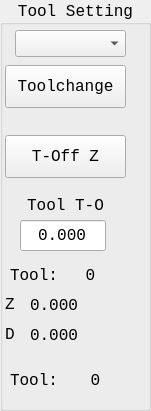
     <widget class="QGroupBox" name="groupBox_12">
      <property name="geometry">
       <rect>
        <x>320</x>
        <y>280</y>
        <width>151</width>
        <height>411</height>
       </rect>
      </property>
      <property name="font">
       <font>
        <family>Monospace</family>
        <pointsize>12</pointsize>
       </font>
      </property>
      <property name="title">
       <string>Tool Setting</string>
      </property>
      <property name="alignment">
       <set>Qt::AlignCenter</set>
      </property>
      <widget class="QComboBox" name="tool_change_cb">
       <property name="geometry">
        <rect>
         <x>15</x>
         <y>30</y>
         <width>111</width>
         <height>27</height>
        </rect>
       </property>
       <property name="font">
        <font>
         <family>Monospace</family>
         <pointsize>12</pointsize>
        </font>
       </property>
       <property name="maxCount">
        <number>255</number>
       </property>
      </widget>
      <widget class="QPushButton" name="tool_change_pb">
       <property name="geometry">
        <rect>
         <x>5</x>
         <y>65</y>
         <width>121</width>
         <height>43</height>
        </rect>
       </property>
       <property name="font">
        <font>
         <family>Monospace</family>
         <pointsize>12</pointsize>
        </font>
       </property>
       <property name="toolTip">
        <string/>
       </property>
       <property name="toolTipDuration">
        <number>-1</number>
       </property>
       <property name="text">
        <string>Toolchange</string>
       </property>
      </widget>
      <widget class="QLabel" name="label_15">
       <property name="geometry">
        <rect>
         <x>1</x>
         <y>265</y>
         <width>61</width>
         <height>21</height>
        </rect>
       </property>
       <property name="baseSize">
        <size>
         <width>0</width>
         <height>0</height>
        </size>
       </property>
       <property name="font">
        <font>
         <family>Monospace</family>
         <pointsize>12</pointsize>
         <weight>50</weight>
         <italic>false</italic>
         <bold>false</bold>
        </font>
       </property>
       <property name="text">
        <string>Tool:</string>
       </property>
       <property name="alignment">
        <set>Qt::AlignRight|Qt::AlignTrailing|Qt::AlignVCenter</set>
       </property>
       <property name="indent">
        <number>4</number>
       </property>
      </widget>
      <widget class="QLabel" name="tool_diameter_lb">
       <property name="geometry">
        <rect>
         <x>30</x>
         <y>325</y>
         <width>91</width>
         <height>20</height>
        </rect>
       </property>
       <property name="font">
        <font>
         <family>Monospace</family>
         <pointsize>12</pointsize>
         <weight>50</weight>
         <italic>false</italic>
         <bold>false</bold>
        </font>
       </property>
       <property name="frameShape">
        <enum>QFrame::NoFrame</enum>
       </property>
       <property name="text">
        <string>0.000</string>
       </property>
       <property name="alignment">
        <set>Qt::AlignLeading|Qt::AlignLeft|Qt::AlignVCenter</set>
       </property>
      </widget>
      <widget class="QPushButton" name="tool_touchoff_z">
       <property name="geometry">
        <rect>
         <x>5</x>
         <y>135</y>
         <width>121</width>
         <height>43</height>
        </rect>
       </property>
       <property name="font">
        <font>
         <family>Monospace</family>
         <pointsize>12</pointsize>
        </font>
       </property>
       <property name="text">
        <string>T-Off Z</string>
       </property>
      </widget>
      <widget class="QLabel" name="label_29">
       <property name="geometry">
        <rect>
         <x>5</x>
         <y>325</y>
         <width>21</width>
         <height>19</height>
        </rect>
       </property>
       <property name="font">
        <font>
         <family>Monospace</family>
         <pointsize>12</pointsize>
         <weight>50</weight>
         <italic>false</italic>
         <bold>false</bold>
        </font>
       </property>
       <property name="text">
        <string>D</string>
       </property>
      </widget>
      <widget class="QLabel" name="tool_zoffset_lb">
       <property name="geometry">
        <rect>
         <x>30</x>
         <y>295</y>
         <width>91</width>
         <height>20</height>
        </rect>
       </property>
       <property name="font">
        <font>
         <family>Monospace</family>
         <pointsize>12</pointsize>
         <weight>50</weight>
         <italic>false</italic>
         <bold>false</bold>
        </font>
       </property>
       <property name="frameShape">
        <enum>QFrame::NoFrame</enum>
       </property>
       <property name="text">
        <string>0.000</string>
       </property>
       <property name="alignment">
        <set>Qt::AlignLeading|Qt::AlignLeft|Qt::AlignVCenter</set>
       </property>
      </widget>
      <widget class="QLabel" name="tool_id_lb">
       <property name="geometry">
        <rect>
         <x>60</x>
         <y>265</y>
         <width>61</width>
         <height>21</height>
        </rect>
       </property>
       <property name="font">
        <font>
         <family>Monospace</family>
         <pointsize>12</pointsize>
         <weight>50</weight>
         <italic>false</italic>
         <bold>false</bold>
        </font>
       </property>
       <property name="frameShape">
        <enum>QFrame::NoFrame</enum>
       </property>
       <property name="text">
        <string>0</string>
       </property>
       <property name="alignment">
        <set>Qt::AlignCenter</set>
       </property>
      </widget>
      <widget class="QLabel" name="label_27">
       <property name="geometry">
        <rect>
         <x>5</x>
         <y>295</y>
         <width>21</width>
         <height>19</height>
        </rect>
       </property>
       <property name="font">
        <font>
         <family>Monospace</family>
         <pointsize>12</pointsize>
         <weight>50</weight>
         <italic>false</italic>
         <bold>false</bold>
        </font>
       </property>
       <property name="text">
        <string>Z</string>
       </property>
      </widget>
      <widget class="QLabel" name="label_40">
       <property name="geometry">
        <rect>
         <x>10</x>
         <y>195</y>
         <width>111</width>
         <height>20</height>
        </rect>
       </property>
       <property name="font">
        <font>
         <family>Monospace</family>
         <pointsize>12</pointsize>
         <weight>50</weight>
         <italic>false</italic>
         <bold>false</bold>
        </font>
       </property>
       <property name="text">
        <string>Tool T-O</string>
       </property>
       <property name="alignment">
        <set>Qt::AlignCenter</set>
       </property>
      </widget>
      <widget class="QLineEdit" name="tool_touchoff_le">
       <property name="geometry">
        <rect>
         <x>20</x>
         <y>220</y>
         <width>86</width>
         <height>31</height>
        </rect>
       </property>
       <property name="font">
        <font>
         <family>Monospace</family>
         <pointsize>12</pointsize>
        </font>
       </property>
       <property name="text">
        <string>0.000</string>
       </property>
       <property name="alignment">
        <set>Qt::AlignCenter</set>
       </property>
       <property name="input" stdset="0">
        <string>number</string>
       </property>
      </widget>
      <widget class="QLabel" name="label_31">
       <property name="geometry">
        <rect>
         <x>10</x>
         <y>360</y>
         <width>51</width>
         <height>41</height>
        </rect>
       </property>
       <property name="font">
        <font>
         <family>Monospace</family>
         <pointsize>12</pointsize>
         <weight>50</weight>
         <italic>false</italic>
         <bold>false</bold>
        </font>
       </property>
       <property name="text">
        <string>Tool:</string>
       </property>
      </widget>
      <widget class="QLabel" name="tool_in_spindle_lb">
       <property name="geometry">
        <rect>
         <x>60</x>
         <y>360</y>
         <width>71</width>
         <height>41</height>
        </rect>
       </property>
       <property name="font">
        <font>
         <family>Monospace</family>
         <pointsize>12</pointsize>
         <weight>50</weight>
         <italic>false</italic>
         <bold>false</bold>
        </font>
       </property>
       <property name="frameShape">
        <enum>QFrame::NoFrame</enum>
       </property>
       <property name="text">
        <string>0</string>
       </property>
       <property name="alignment">
        <set>Qt::AlignCenter</set>
       </property>
      </widget>
     </widget>
